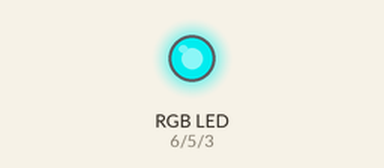
Simulated run of this sketch. Board: Arduino Uno, built with avr-gcc and run on an emulated ATmega328P. Parts: an RGB LED mixed from three pins (HIGH = lit). Dim RGB values are drawn brighter than linear.

Above: at 0.05 s.
At 1.5 s:
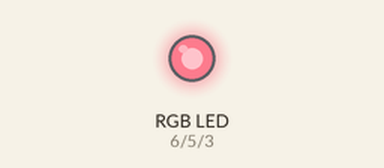
At 3.0 s:
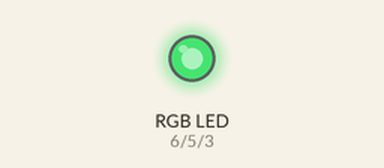
Timing chart, 0 to 6.9 s (numbered marks = the images above):
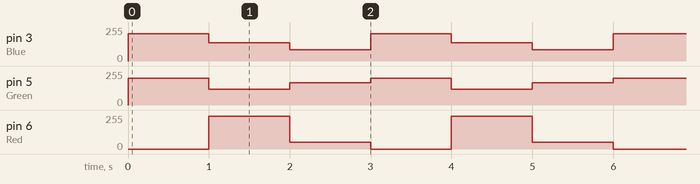

The sketch:

RGB_LED.ino
```cpp
//Define pins

const int Blue = 3;
const int Green = 5;
const int Red = 6;

void setup()
 {
pinMode(Red, OUTPUT);
pinMode(Green, OUTPUT);
pinMode(Blue, OUTPUT);
}

// Define variables
//int redValue;
//int greenValue;
//int blueValue;

void loop()
{ // color code #00c9cc (R = 0, G = 201, B = 204)
analogWrite(Red, 0);
analogWrite(Green, 201);
analogWrite(Blue, 204);

delay(1000);//Keep color 1 second

// Color code #F7788A (R = 247, G = 168, B = 138)
analogWrite(Red, 247);
analogWrite(Green, 120);
analogWrite(Blue, 138);

delay(1000);//Keep color 1 second

// Color code #34A853 (R = 52, G = 168, B = 83)
analogWrite(Red, 52);
analogWrite(Green, 168);
analogWrite(Blue, 83);

delay(1000);//Keep color 1 second


}
```

Measured:
- by itself, pin 3 (Blue): repeats every 3.0 s: 138/255 1.0 s, 83/255 1.0 s, 204/255 1.0 s
- by itself, pin 5 (Green): repeats every 3.0 s: 120/255 1.0 s, 168/255 1.0 s, 201/255 1.0 s
- by itself, pin 6 (Red): repeats every 3.0 s: 52/255 1.0 s, 0/255 1.0 s, 247/255 1.0 s
